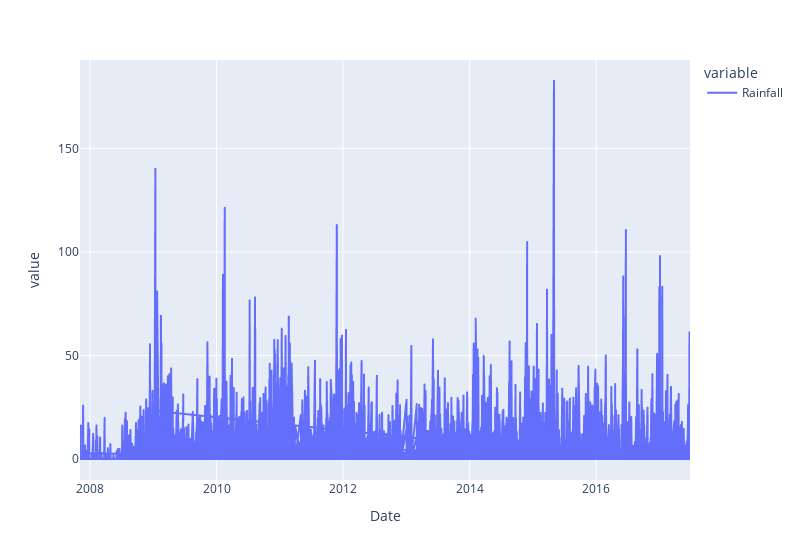

The notebook cell this image was saved under:
### Code cell
fig2 = px.line(dfrainno,x = 'Date', y = ['Rainfall'], width=800)
fig2.show()

### Figure 1 — Plotly figure (JSON) as saved in the notebook; plotly's stock layout.template omitted (floating-point values rounded to 4 significant figures; data arrays with more than 128 entries replaced by an {"elided": "..."} marker saying what was removed)
{"data": [{"hovertemplate": "variable=Rainfall<br>Date=%{x}<br>value=%{y}<extra></extra>", "legendgroup": "Rainfall", "line": {"color": "#636efa", "dash": "solid"}, "mode": "lines", "name": "Rainfall", "showlegend": true, "type": "scattergl", "x": {"elided": "43993 str values"}, "xaxis": "x", "y": {"elided": "43993 float values"}, "yaxis": "y"}], "layout": {"legend": {"title": {"text": "variable"}, "tracegroupgap": 0}, "margin": {"t": 60}, "width": 800, "xaxis": {"anchor": "y", "domain": [0, 1], "title": {"text": "Date"}}, "yaxis": {"anchor": "x", "domain": [0, 1], "title": {"text": "value"}}}}
